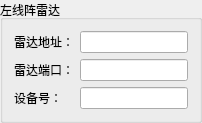
         <widget class="QGroupBox" name="groupBox_57">
          <property name="title">
           <string>左线阵雷达</string>
          </property>
          <layout class="QGridLayout" name="gridLayout_69">
           <item row="0" column="1">
            <widget class="QLineEdit" name="Meijidenki_20_Ip">
             <property name="sizePolicy">
              <sizepolicy hsizetype="Expanding" vsizetype="Fixed">
               <horstretch>0</horstretch>
               <verstretch>0</verstretch>
              </sizepolicy>
             </property>
            </widget>
           </item>
           <item row="0" column="0">
            <widget class="QLabel" name="label_130">
             <property name="sizePolicy">
              <sizepolicy hsizetype="Preferred" vsizetype="Fixed">
               <horstretch>0</horstretch>
               <verstretch>0</verstretch>
              </sizepolicy>
             </property>
             <property name="text">
              <string>雷达地址：</string>
             </property>
            </widget>
           </item>
           <item row="1" column="0">
            <widget class="QLabel" name="label_136">
             <property name="sizePolicy">
              <sizepolicy hsizetype="Preferred" vsizetype="Fixed">
               <horstretch>0</horstretch>
               <verstretch>0</verstretch>
              </sizepolicy>
             </property>
             <property name="text">
              <string>雷达端口：</string>
             </property>
            </widget>
           </item>
           <item row="1" column="1">
            <widget class="QLineEdit" name="Meijidenki_20_Port">
             <property name="sizePolicy">
              <sizepolicy hsizetype="Expanding" vsizetype="Fixed">
               <horstretch>0</horstretch>
               <verstretch>0</verstretch>
              </sizepolicy>
             </property>
            </widget>
           </item>
           <item row="2" column="0">
            <widget class="QLabel" name="label_133">
             <property name="sizePolicy">
              <sizepolicy hsizetype="Preferred" vsizetype="Fixed">
               <horstretch>0</horstretch>
               <verstretch>0</verstretch>
              </sizepolicy>
             </property>
             <property name="text">
              <string>设备号：</string>
             </property>
            </widget>
           </item>
           <item row="2" column="1">
            <widget class="QLineEdit" name="Meijidenki_20_Id">
             <property name="sizePolicy">
              <sizepolicy hsizetype="Expanding" vsizetype="Fixed">
               <horstretch>0</horstretch>
               <verstretch>0</verstretch>
              </sizepolicy>
             </property>
            </widget>
           </item>
          </layout>
         </widget>
